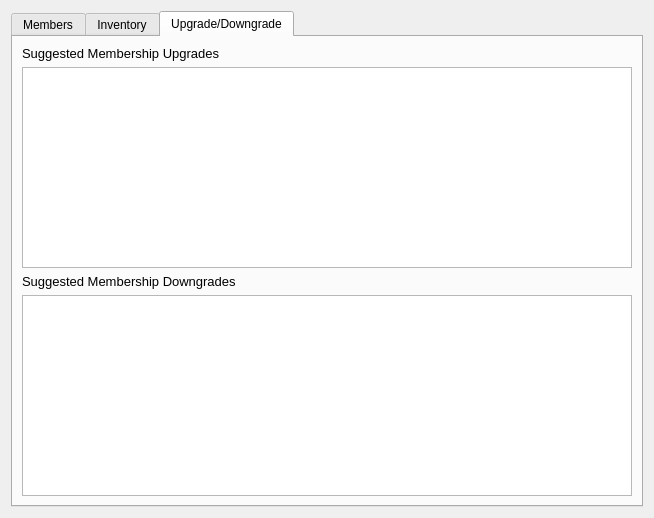
<?xml version="1.0" encoding="UTF-8"?>
<ui version="4.0">
 <class>AdminWindow</class>
 <widget class="QDialog" name="AdminWindow">
  <property name="geometry">
   <rect>
    <x>0</x>
    <y>0</y>
    <width>654</width>
    <height>518</height>
   </rect>
  </property>
  <property name="windowTitle">
   <string>Admin Window</string>
  </property>
  <layout class="QVBoxLayout" name="verticalLayout_3">
   <item>
    <widget class="QTabWidget" name="tabWidget">
     <property name="currentIndex">
      <number>2</number>
     </property>
     <widget class="QWidget" name="MembersTab">
      <attribute name="title">
       <string>Members</string>
      </attribute>
      <attribute name="toolTip">
       <string>Member Management</string>
      </attribute>
      <layout class="QHBoxLayout" name="horizontalLayout_3">
       <item>
        <layout class="QVBoxLayout" name="verticalLayout">
         <item>
          <widget class="QTableView" name="membersTable"/>
         </item>
         <item>
          <layout class="QHBoxLayout" name="horizontalLayout_2">
           <item>
            <widget class="QPushButton" name="addMemberButton">
             <property name="text">
              <string>Add Member</string>
             </property>
            </widget>
           </item>
           <item>
            <widget class="QPushButton" name="removeMemberButton">
             <property name="text">
              <string>Remove Member</string>
             </property>
            </widget>
           </item>
          </layout>
         </item>
        </layout>
       </item>
      </layout>
     </widget>
     <widget class="QWidget" name="InventoryTab">
      <attribute name="title">
       <string>Inventory</string>
      </attribute>
      <attribute name="toolTip">
       <string>Inventory Management</string>
      </attribute>
      <layout class="QHBoxLayout" name="horizontalLayout_5">
       <item>
        <layout class="QVBoxLayout" name="verticalLayout_2">
         <item>
          <widget class="QTableView" name="itemsTable">
           <property name="selectionMode">
            <enum>QAbstractItemView::MultiSelection</enum>
           </property>
           <property name="selectionBehavior">
            <enum>QAbstractItemView::SelectRows</enum>
           </property>
          </widget>
         </item>
         <item>
          <layout class="QHBoxLayout" name="horizontalLayout_4">
           <item>
            <widget class="QPushButton" name="addItemButton">
             <property name="text">
              <string>Add Item</string>
             </property>
            </widget>
           </item>
           <item>
            <widget class="QPushButton" name="removeItemButton">
             <property name="text">
              <string>Remove Item</string>
             </property>
            </widget>
           </item>
          </layout>
         </item>
        </layout>
       </item>
      </layout>
     </widget>
     <widget class="QWidget" name="UpgDowngTab">
      <attribute name="title">
       <string>Upgrade/Downgrade</string>
      </attribute>
      <layout class="QHBoxLayout" name="horizontalLayout">
       <item>
        <layout class="QVBoxLayout" name="verticalLayout_6">
         <item>
          <layout class="QVBoxLayout" name="verticalLayout_5">
           <item>
            <widget class="QLabel" name="label">
             <property name="font">
              <font>
               <pointsize>10</pointsize>
              </font>
             </property>
             <property name="text">
              <string>Suggested Membership Upgrades</string>
             </property>
            </widget>
           </item>
           <item>
            <widget class="QTableView" name="UpgradeTable"/>
           </item>
          </layout>
         </item>
         <item>
          <layout class="QVBoxLayout" name="verticalLayout_4">
           <item>
            <widget class="QLabel" name="label_2">
             <property name="font">
              <font>
               <pointsize>10</pointsize>
              </font>
             </property>
             <property name="text">
              <string>Suggested Membership Downgrades</string>
             </property>
            </widget>
           </item>
           <item>
            <widget class="QTableView" name="DowngradeTable"/>
           </item>
          </layout>
         </item>
        </layout>
       </item>
      </layout>
     </widget>
    </widget>
   </item>
  </layout>
 </widget>
 <resources/>
 <connections/>
</ui>
